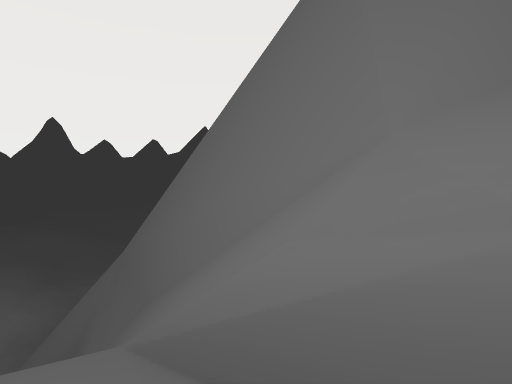
view 1 (above)

13 first-person views from a walk through a Unity game level. The camera is 1.5 m above the floor, tilts 4° down and sees 80° across. The floor is counted in squares, 2 m on a side. Each view is taken from the middle of a square. On the plan, view 1 faces up. The plan holds only what a view shows up to about 10 squares ahead; the rest is blank. The place goes on beyond the plan. The player character is not drawn.

view 2
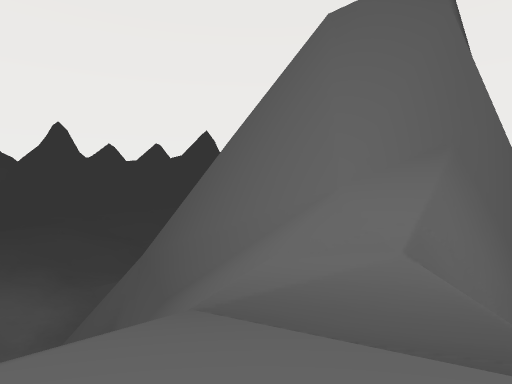

view 3
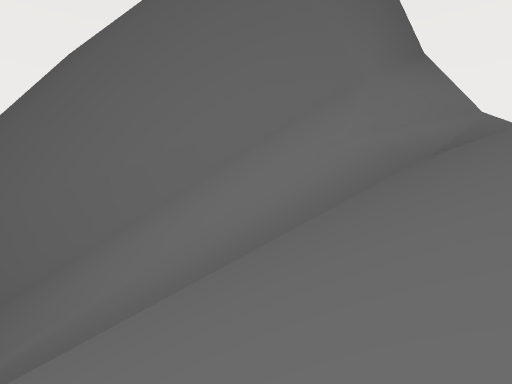

view 4
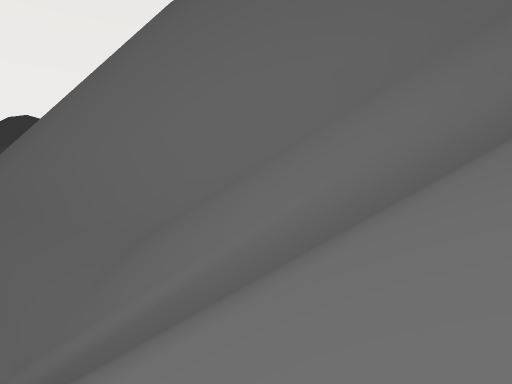

view 5
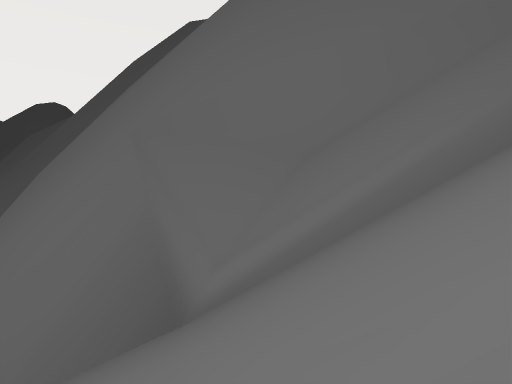

view 6
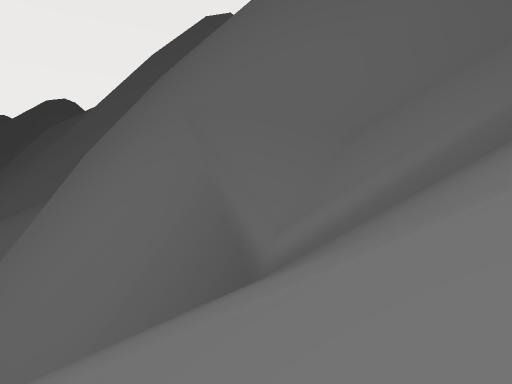

view 7
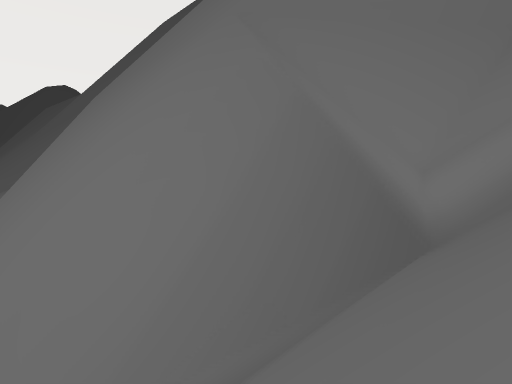

view 8
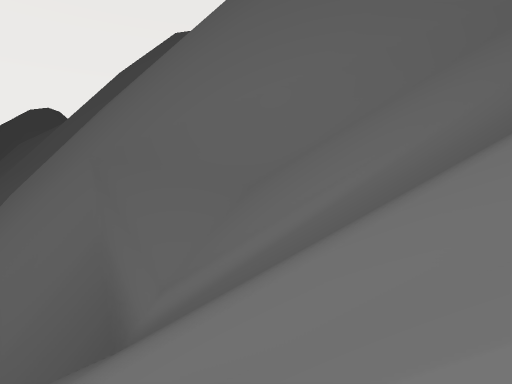

view 9
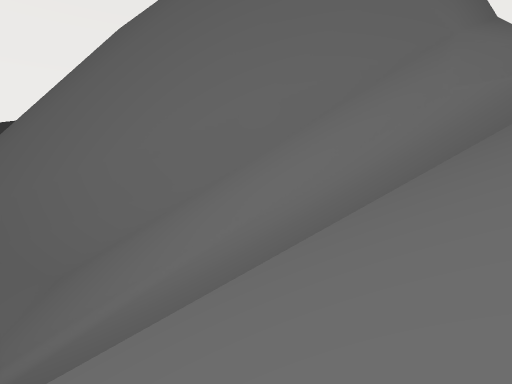

view 10
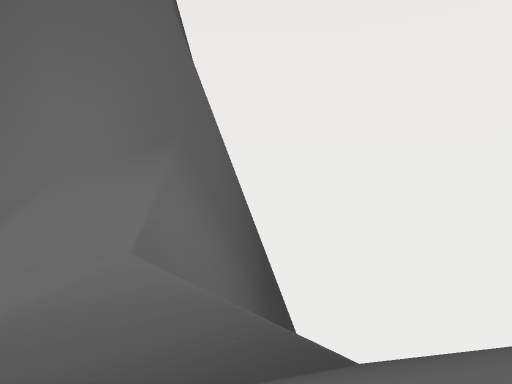

view 11
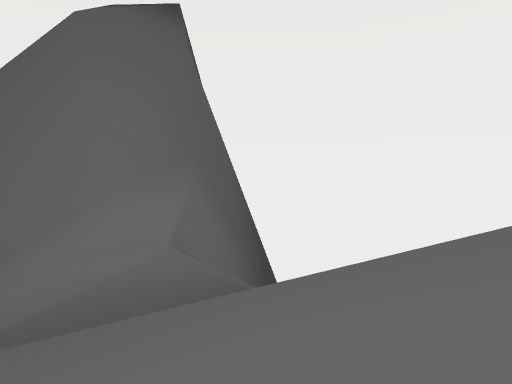

view 12
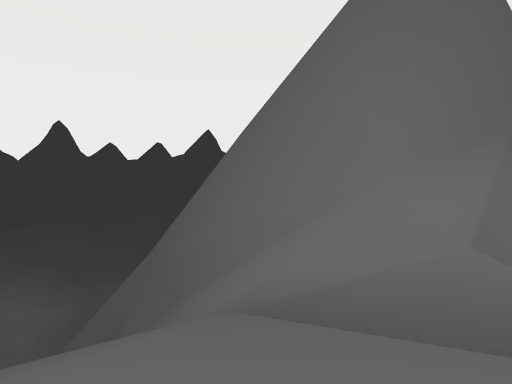

view 13
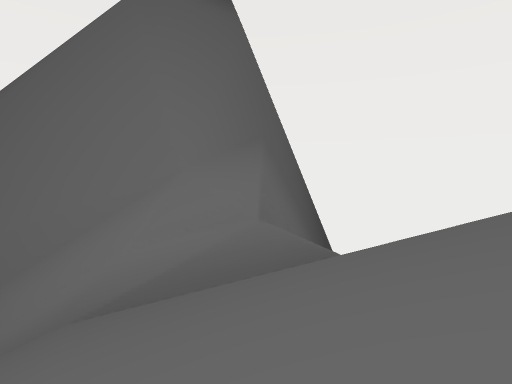

### Floor plan
Key: @ floor where view 1 was taken; # wall or solid block; . main floor; : floor 1.5 m higher than the main floor; + floor 4.75 m higher than the main floor; / step, stairs or slope; = window, fence, low wall or low ledge; v drop or lower ground.
Columns run from 18 left of view 1 to 7 right of it. Each row starts with its distance up from view 1.
 24     vvv=#
 23      vvv#
 22  ##  vvv#
 21  /###vv=##
 20    ###v/##
 19    //#v//#
 18    ///#//##
 17  /////////##
 16  //////////##
 15  ///////////#
 14 ////////////##
 13 /////////////##
 12 //////////////##
 11 ///////////////##
 10   //////////////##
  9     /////////////###
  8    ///////////////###
  7         ///////////###
  6        ////// //////##=###
  5           /////////./##+vv
  4          /////////..:/=vvv
  3             ///////////
  2            /////// ////v
  1              //////  ///v
  0               ////@/  ///
 -1                /////  ///
 -2                 /////////
 -3                //////////
 -4                   ////
 -5                  /////

Where each view was taken, in squares from view 1:
view 1: 0 up, 0 right, facing up
view 2: 4 down, 0 right, facing up
view 3: 2 up, 7 left, facing up-right
view 4: 6 up, 11 left, facing up-right
view 5: 10 up, 16 left, facing up-right
view 6: 11 up, 18 left, facing up-right
view 7: 16 up, 17 left, facing up-right
view 8: 8 up, 15 left, facing up-right
view 9: 4 up, 9 left, facing up-right
view 10: 3 down, 1 right, facing up-right
view 11: 5 down, 1 left, facing up-right
view 12: 3 down, 1 left, facing up
view 13: 3 down, 3 left, facing up-right
